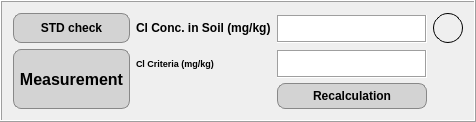
         <widget class="QFrame" name="measurement_frame">
          <property name="sizePolicy">
           <sizepolicy hsizetype="Expanding" vsizetype="Expanding">
            <horstretch>0</horstretch>
            <verstretch>0</verstretch>
           </sizepolicy>
          </property>
          <property name="styleSheet">
           <string notr="true">b</string>
          </property>
          <property name="frameShape">
           <enum>QFrame::Shape::Box</enum>
          </property>
          <property name="frameShadow">
           <enum>QFrame::Shadow::Raised</enum>
          </property>
          <layout class="QGridLayout" name="gridLayout_7">
           <item row="0" column="0">
            <layout class="QGridLayout" name="measurement_frame_grid_layout" rowstretch="1,0,0">
             <item row="1" column="0" rowspan="2">
              <widget class="QPushButton" name="measurement_button">
               <property name="sizePolicy">
                <sizepolicy hsizetype="Preferred" vsizetype="Expanding">
                 <horstretch>0</horstretch>
                 <verstretch>30</verstretch>
                </sizepolicy>
               </property>
               <property name="minimumSize">
                <size>
                 <width>0</width>
                 <height>60</height>
                </size>
               </property>
               <property name="font">
                <font>
                 <pointsize>12</pointsize>
                 <bold>true</bold>
                </font>
               </property>
               <property name="styleSheet">
                <string notr="true">QPushButton {
    background-color: lightgray;
    border: 1px solid #888;
    border-radius: 8px;
    padding: 5px;
}

QPushButton:disabled {
    background-color: #cccccc;
    color: #999999;
    border: 1px solid #aaaaaa;
}
</string>
               </property>
               <property name="text">
                <string>Measurement</string>
               </property>
              </widget>
             </item>
             <item row="0" column="3">
              <widget class="QFrame" name="measurement_circle">
               <property name="sizePolicy">
                <sizepolicy hsizetype="Fixed" vsizetype="Fixed">
                 <horstretch>0</horstretch>
                 <verstretch>0</verstretch>
                </sizepolicy>
               </property>
               <property name="minimumSize">
                <size>
                 <width>30</width>
                 <height>30</height>
                </size>
               </property>
               <property name="maximumSize">
                <size>
                 <width>30</width>
                 <height>30</height>
                </size>
               </property>
               <property name="sizeIncrement">
                <size>
                 <width>0</width>
                 <height>0</height>
                </size>
               </property>
               <property name="baseSize">
                <size>
                 <width>0</width>
                 <height>0</height>
                </size>
               </property>
               <property name="layoutDirection">
                <enum>Qt::LayoutDirection::LeftToRight</enum>
               </property>
               <property name="autoFillBackground">
                <bool>false</bool>
               </property>
               <property name="styleSheet">
                <string notr="true">border-radius: 15px;  
    border: 1px solid black;
    width: 15px;
    height: 15
px;
    background: qradialgradient(
        cx:0.5,cy:0.3,radius:1
        stop: 0 rgb(240, 240, 240),  
        stop: 0.8 rgb(100, 100, 100),
        stop: 1 rgb(240, 240, 240)   
    );</string>
               </property>
               <property name="frameShape">
                <enum>QFrame::Shape::NoFrame</enum>
               </property>
               <property name="frameShadow">
                <enum>QFrame::Shadow::Raised</enum>
               </property>
              </widget>
             </item>
             <item row="0" column="1">
              <widget class="QLabel" name="salt_in_ground_label">
               <property name="sizePolicy">
                <sizepolicy hsizetype="Minimum" vsizetype="MinimumExpanding">
                 <horstretch>0</horstretch>
                 <verstretch>0</verstretch>
                </sizepolicy>
               </property>
               <property name="font">
                <font>
                 <bold>true</bold>
                </font>
               </property>
               <property name="styleSheet">
                <string notr="true">color: black;
</string>
               </property>
               <property name="text">
                <string>Cl Conc. in Soil (mg/kg)</string>
               </property>
              </widget>
             </item>
             <item row="0" column="2">
              <widget class="QTextEdit" name="salt_in_ground_input">
               <property name="sizePolicy">
                <sizepolicy hsizetype="Expanding" vsizetype="MinimumExpanding">
                 <horstretch>0</horstretch>
                 <verstretch>0</verstretch>
                </sizepolicy>
               </property>
               <property name="minimumSize">
                <size>
                 <width>150</width>
                 <height>28</height>
                </size>
               </property>
               <property name="maximumSize">
                <size>
                 <width>150</width>
                 <height>26</height>
                </size>
               </property>
               <property name="styleSheet">
                <string notr="true">color: black;
</string>
               </property>
               <property name="frameShape">
                <enum>QFrame::Shape::Box</enum>
               </property>
               <property name="verticalScrollBarPolicy">
                <enum>Qt::ScrollBarPolicy::ScrollBarAsNeeded</enum>
               </property>
              </widget>
             </item>
             <item row="1" column="1">
              <widget class="QLabel" name="cl_criteria_label">
               <property name="sizePolicy">
                <sizepolicy hsizetype="Minimum" vsizetype="MinimumExpanding">
                 <horstretch>0</horstretch>
                 <verstretch>0</verstretch>
                </sizepolicy>
               </property>
               <property name="font">
                <font>
                 <pointsize>7</pointsize>
                 <bold>true</bold>
                </font>
               </property>
               <property name="styleSheet">
                <string notr="true">color: black;
</string>
               </property>
               <property name="text">
                <string>Cl Criteria (mg/kg)</string>
               </property>
              </widget>
             </item>
             <item row="1" column="2">
              <widget class="QTextEdit" name="cl_criteria_input">
               <property name="sizePolicy">
                <sizepolicy hsizetype="Expanding" vsizetype="MinimumExpanding">
                 <horstretch>0</horstretch>
                 <verstretch>0</verstretch>
                </sizepolicy>
               </property>
               <property name="minimumSize">
                <size>
                 <width>150</width>
                 <height>28</height>
                </size>
               </property>
               <property name="maximumSize">
                <size>
                 <width>150</width>
                 <height>26</height>
                </size>
               </property>
               <property name="styleSheet">
                <string notr="true">color: black;
</string>
               </property>
               <property name="frameShape">
                <enum>QFrame::Shape::Box</enum>
               </property>
               <property name="verticalScrollBarPolicy">
                <enum>Qt::ScrollBarPolicy::ScrollBarAsNeeded</enum>
               </property>
              </widget>
             </item>
             <item row="2" column="2">
              <widget class="QPushButton" name="recalculation_button">
               <property name="sizePolicy">
                <sizepolicy hsizetype="Preferred" vsizetype="Expanding">
                 <horstretch>0</horstretch>
                 <verstretch>0</verstretch>
                </sizepolicy>
               </property>
               <property name="font">
                <font>
                 <bold>true</bold>
                </font>
               </property>
               <property name="styleSheet">
                <string notr="true">QPushButton {
    background-color: lightgray;
    border: 1px solid #888;
    border-radius: 8px;
    padding: 5px;
}

QPushButton:disabled {
    background-color: #cccccc;
    color: #999999;
    border: 1px solid #aaaaaa;
}
</string>
               </property>
               <property name="text">
                <string>Recalculation</string>
               </property>
              </widget>
             </item>
             <item row="0" column="0">
              <widget class="QPushButton" name="std_check_button">
               <property name="sizePolicy">
                <sizepolicy hsizetype="Preferred" vsizetype="Expanding">
                 <horstretch>0</horstretch>
                 <verstretch>0</verstretch>
                </sizepolicy>
               </property>
               <property name="font">
                <font>
                 <bold>true</bold>
                </font>
               </property>
               <property name="styleSheet">
                <string notr="true">QPushButton {
    background-color: lightgray;
    border: 1px solid #888;
    border-radius: 8px;
    padding: 5px;
}

QPushButton:disabled {
    background-color: #cccccc;
    color: #999999;
    border: 1px solid #aaaaaa;
}
</string>
               </property>
               <property name="text">
                <string>STD check</string>
               </property>
              </widget>
             </item>
            </layout>
           </item>
          </layout>
         </widget>
